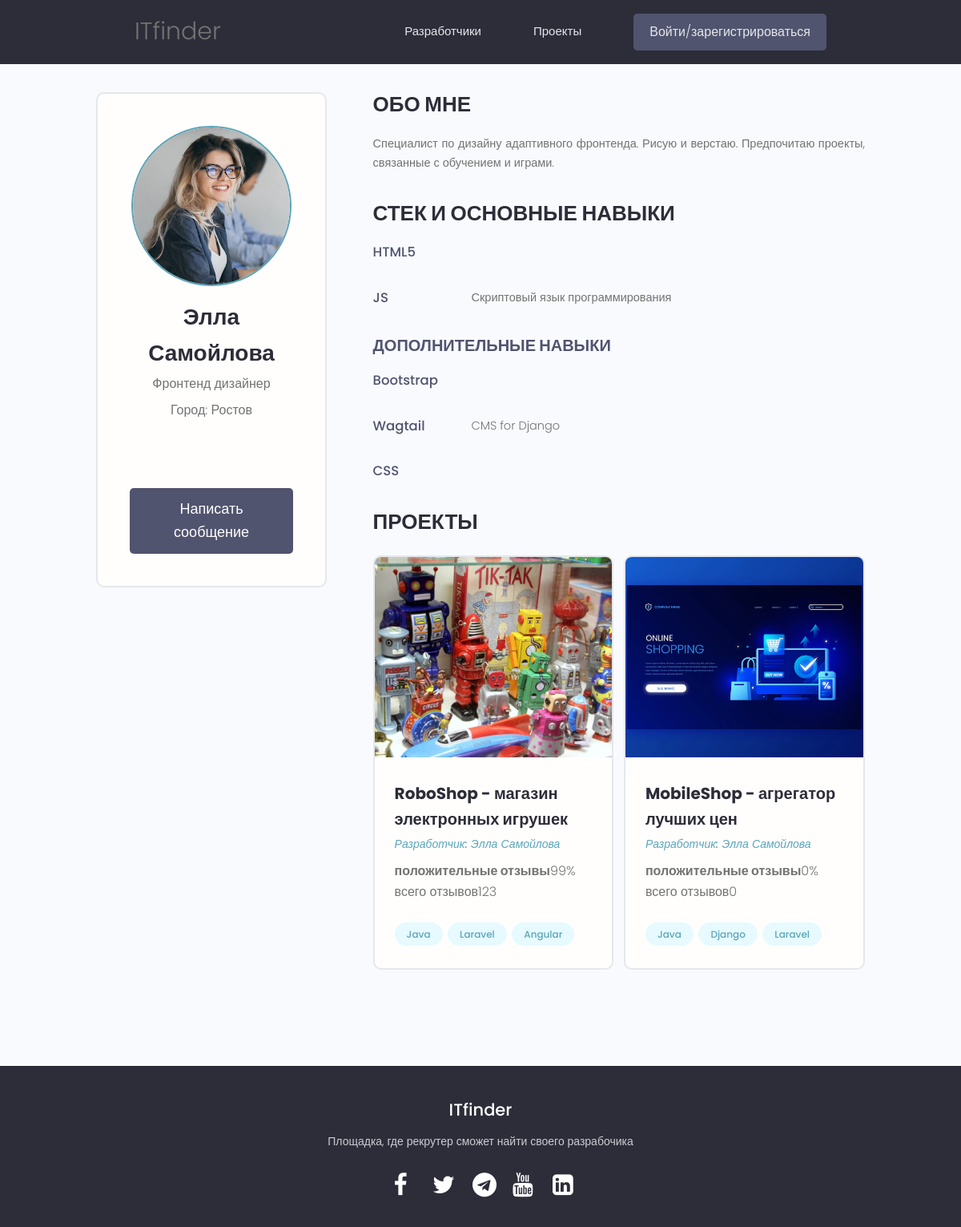
The page /profile/elle/ on the database its author committed.
### users/models.py (models this page shows, shortened)
class Profile(models.Model):
    user = models.OneToOneField(
        User, on_delete=models.CASCADE, null=True, blank=True)
    name = models.CharField(max_length=50, blank=True, null=True)
    email = models.EmailField(max_length=50, blank=True, null=True)
    username = models.CharField(max_length=50, blank=True, null=True)
    city = models.CharField(max_length=50, blank=True, null=True)
    intro = models.CharField(max_length=200, blank=True, null=True)
    bio = models.TextField(blank=True, null=True)
    image = models.ImageField(
        null=True, blank=True, upload_to='profile_images', default="profile_images/default.jpg")
    skills = models.ManyToManyField(Skill, blank=True)
    github = models.CharField(max_length=100, blank=True, null=True)
    twitter = models.CharField(max_length=100, blank=True, null=True)
    linkedin = models.CharField(max_length=100, blank=True, null=True)
    youtube = models.CharField(max_length=100, blank=True, null=True)
    website = models.CharField(max_length=100, blank=True, null=True)
    created = models.DateTimeField(auto_now_add=True)
    id = models.UUIDField(default=uuid.uuid4, unique=True,
                          primary_key=True, editable=False)
    def __str__(self):
        return str(self.username)
    class Meta:
        ordering = ['created']

class Skill(models.Model):
    name = models.CharField(max_length=50, blank=True, null=True)
    slug = models.SlugField()
    description = models.TextField(null=True, blank=True)
    created = models.DateTimeField(auto_now_add=True)
    id = models.UUIDField(default=uuid.uuid4, unique=True,
                          primary_key=True, editable=False)

### projects/models.py (models this page shows, shortened)
class Project(models.Model):
    owner = models.ForeignKey(
        Profile, null=True, blank=True, on_delete=models.CASCADE)
    title = models.CharField(max_length=100)
    slug = models.SlugField()
    image = models.ImageField(null=True, blank=True, default="project_images/default.jpg", upload_to='project_images')
    description = models.TextField(null=True, blank=True)
    tags = models.ManyToManyField(Tag, blank=True)
    total_votes = models.IntegerField(default=0, null=True, blank=True)
    votes_ratio = models.IntegerField(default=0, null=True, blank=True)
    demo_link = models.CharField(max_length=500, null=True, blank=True)
    source_link = models.CharField(max_length=500, null=True, blank=True)
    created = models.DateTimeField(auto_now_add=True)
    id = models.UUIDField(default=uuid.uuid4, unique=True, primary_key=True, editable=False)

class Tag(models.Model):
    name = models.CharField(max_length=100)
    slug = models.SlugField()
    created = models.DateTimeField(auto_now_add=True)
    id = models.UUIDField(default=uuid.uuid4, unique=True, primary_key=True, editable=False)
    def __str__(self):
        return self.name

### users/views.py (the view)
# urls.py: path('profile/<str:username>/', views.userProfile, name="user-profile"),
def userProfile(request, username):
    profile = Profile.objects.get(username=username)
    main_skills = profile.skills.all()[:2]
    extra_skills = profile.skills.all()[2:]
    context = {'profile': profile, 'main_skills': main_skills,
               "extra_skills": extra_skills}
    return render(request, 'users/user-profile.html', context)

### users/templates/users/user-profile.html (shortened to what this page needs)
{% extends 'base.html' %}
{% block content %}
<main class="profile my-md">
    <div class="container">
        <div class="layout">
            <div class="column column--1of3">
                <div class="card text-center">
                    <div class="card__body dev">
                        <img class="avatar avatar--xl" src="{{ profile.image.url }}" />
                        <h2 class="dev__name">{{ profile.name }}</h2>
                        <p class="dev__title">{{ profile.intro }}</p>
                        <p class="dev__location">Город: {{ profile.city }}</p>
                        <ul class="dev__social">
                        </ul>
                        {% if request.user.profile.id != profile.id %}
                        <a href="{% url 'create-message' profile.username %}" class="btn btn--sub btn--lg">Написать сообщение </a>
                        {% endif %}
                    </div>
                </div>
            </div>
            <div class="column column--2of3">
                <div class="devInfo">
                    <h3 class="devInfo__title">Обо мне</h3>
                    <p class="devInfo__about">{{ profile.bio }}</p>
                </div>
                <div class="devInfo">
                    <h3 class="devInfo__title">Стек и основные навыки</h3>
                    <div class="devInfo__skills">
                        {% for skill in main_skills %}
                        <div class="devSkill">
                            <h4 class="devSkill__title">{{ skill.name }}</h4>
                            <p class="devSkill__info">{{ skill.description }}</p>
                        </div>
                        {% endfor %}
                        <h3 class="devInfo__subtitle">Дополнительные навыки</h3>
                        <div class="devInfo__otherSkills">
                            {% for skill in extra_skills %}
                        <div class="devSkill">
                            <h4 class="devSkill__title">{{ skill.name }}</h4>
                            <p class="devSkill__info">{{ skill.description }}</p>
                        </div>
                            {% endfor %}
                        </div>
                    </div>
                </div>
                <div class="devInfo">
                    <h3 class="devInfo__title">Проекты</h3>
                    <div class="grid grid--two">
                        {% for project in profile.project_set.all %}
                        <div class="column">
                            <div class="card project">
                                <a href="{% url 'project' project.slug %}" class="project">
                                    <img class="project__thumbnail" src="{{ project.image.url }}"
                                        alt="project thumbnail" />
                                    <div class="card__body">
                                        <h3 class="project__title">{{ project.title }}</h3>
                                        <p><a class="project__author"
                                                href="{% url 'user-profile' project.owner %}">Разработчик:
                                                {{ project.owner.name }}</a>
                                        </p>
                                        <p class="project--rating">
                                            <span style="font-weight: bold;">положительные отзывы</span>{{ project.votes_ratio }}% всего отзывов{{ project.total_votes }}
                                        </p>
                                        <div class="project__tags">
                                            {% for tag in project.tags.all %}
                                            <span class="tag tag--pill tag--main">
                                                <small>{{tag}}</small>
                                            </span>
                                            {% endfor %}
                                        </div>
                                    </div>
                                </a>
                            </div>
                        </div>
                        {% endfor %}
                    </div>
                </div>
            </div>
        </div>
    </div>
</main>
{% endblock content %}

### static/styles/main.css (style rules this page uses)
* { margin: 0; padding: 0; box-sizing: border-box; }
:root { --color-sub: #2d2d39; }
.btn--sub { background-color: var(--color-sub-light); }
.card { border: 2px solid var(--color-light); }
img { width: 100%; }
.profile .card > .dev { padding: 4rem; }
.dev__name { color: var(--color-sub); font-size: 2.8rem; font-weight: 700; margin-top: 1rem; margin-bottom: 0.5rem; }
.dev__title { font-size: 1.6rem; font-weight: 500; line-height: 1.3; }
.dev__location { margin-top: 1rem; }
.dev__social { margin: 3rem 0; list-style: none; display: flex; justify-content: center; gap: 1.5rem; }
.devInfo { margin-bottom: 3rem; }
.devInfo__title, .devInfo__subtitle { font-size: 2.6rem; color: var(--color-sub); text-transform: uppercase; font-weight: 700; margin-bottom: 1.5rem; }
.devInfo__subtitle { font-size: 2rem; color: var(--color-sub-light); }
.devInfo__about, .devSkill__info { font-size: 1.45rem; line-height: 1.7; text-align: justify; }
.devSkill { margin-bottom: 3rem; }
.devSkill__title { font-size: 1.65rem; font-weight: 500; color: var(--color-sub-light); }
@media screen and (min-width: 700px) { .devSkill { display: flex; justify-content: space-between; gap: 3rem; } }
@media screen and (min-width: 700px) { .devSkill__info { flex-basis: 80%; } }
.project__author { font-size: 1.4rem; font-style: italic; }
.project--rating { margin-bottom: 1.6em; margin-top: .5em; }
.project__thumbnail { height: 25rem; object-fit: cover; object-position: top center; }
.project__title { font-size: 2rem; font-weight: 700; color: var(--color-sub); }

### static/uikit/styles/modules/_variables.css (style rules this page uses)
:root { --color-main: #5aa5b9; --color-main-light: #e6faff; --color-sub: #3f4156; --color-sub-light: #51546e; --color-sub-lighter: #ededfd; --color-text: #737373; --color-gray: #8b8b8b; --color-light: #e5e7eb; --color-light-gray: #767676; --color-bg: #f8fafd; --color-white: #fffefd; --color-white-light: #f3f3f3; --color-success: #359e64; --color-success-bg: #def8e8; --color-error: #fc4b0b; --color-error-bg: #fff2ee; --font-base: 'Poppins', arial, helvetica, 'Segoe UI', roboto, ubuntu, sans-serif; --font-monospace: 'Fira Code', 'Courier New', courier, monospace; --font-regular: 300; --font-medium: 500; --font-bold: 700; --generic-shadow: 1px 1px 5px #00000010; --generic-transition: all 0.3s ease-in-out; }

### static/uikit/styles/modules/_base.css (style rules this page uses)
* { margin: 0; padding: 0; box-sizing: border-box; text-rendering: optimizeLegibility; color: inherit; font-size: inherit; }
html { font-size: 50%; }
@media only screen and (min-width: 480px) { html { font-size: 56.25%; } }
@media only screen and (min-width: 1200px) { html { font-size: 62.5%; } }
body { line-height: 1.6; font-weight: 400; font-size: 1.5rem; color: var(--color-text); background-color: var(--color-bg); min-height: 100vh; }

### static/uikit/styles/modules/_typography.css (style rules this page uses)
* { font-family: var(--font-base); }
h2 { font-size: 3.6rem; font-weight: var(--font-bold); }
h3 { font-size: 3.2rem; font-weight: var(--font-medium); }
h4 { font-size: 2.8rem; font-weight: var(--font-medium); }
p, span, strong { font-size: 1.6rem; color: var(--color-text); font-weight: var(--font-regular); }
a { padding-bottom: 2px; text-decoration: none; display: inline-block; color: var(--color-main); font-weight: var(--font-medium); }

### static/uikit/styles/modules/_utilities.css (style rules this page uses)
.container { width: 92%; max-width: 165rem; margin: 0 auto; box-sizing: border-box; }
@media screen and (min-width: 1000px) { .container { width: 90%; } }
@media screen and (min-width: 1200px) { .container { width: 80%; } }
.text-center { text-align: center; }
.my-md { margin: 3rem auto; }

### static/uikit/styles/modules/_avatar.css (style rules this page uses)
.avatar { border-radius: 50%; border: 2px solid var(--color-main); object-fit: cover; }
.avatar--xl { height: 20rem; width: 20rem; }

### static/uikit/styles/modules/_button.css (style rules this page uses)
.btn { display: inline-block; position: relative; cursor: pointer; background-color: var(--color-light); font-weight: var(--font-medium); color: var(--color-sub); text-decoration: none; padding: 1rem 2rem; border-radius: 0.5rem; border: none; width: -webkit-fit-content; width: -moz-fit-content; width: fit-content; height: -webkit-fit-content; height: -moz-fit-content; height: fit-content; font-size: 1.6rem; outline-width: 0; outline-color: transparent; -webkit-backface-visibility: hidden; backface-visibility: hidden; transition: all 0.3s ease-in-out; }
.btn--sub { background-color: var(--color-sub); color: var(--color-white); }
.btn--lg { font-size: 1.8rem; padding: 1.2rem 4.5rem; }

### static/uikit/styles/modules/_card.css (style rules this page uses)
.card { border-radius: 1rem; background-color: var(--color-white); border: 1.5px solid var(--color-light); width: auto; height: auto; margin-top: 0.5rem; margin-bottom: 0.5rem; overflow: hidden; }
.card__body, .card__header { padding: 2rem 2.5rem; }

### rows shown on the page
Profile: image (picture), name "Элла Самойлова", intro "Фронтенд дизайнер", city "Ростов", bio "Специалист по дизайну адаптивного фронтенда. Рисую и верстаю. Предпочитаю проекты, связанные с обучением и играми."
Skill: name "HTML5"
Skill: name "JS", description "Скриптовый язык программирования"
Skill: name "Bootstrap"
Skill: name "Wagtail", description "CMS for Django"
Skill: name "CSS"
Project: image (picture), title "RoboShop - магазин электронных игрушек", owner.name "Элла Самойлова", votes_ratio "99", total_votes "123"
Tag: name "Java"
Tag: name "Laravel"
Tag: name "Angular"
Project: image (picture), title "MobileShop - агрегатор лучших цен", owner.name "Элла Самойлова", votes_ratio "0", total_votes "0"
Tag: name "Django"
